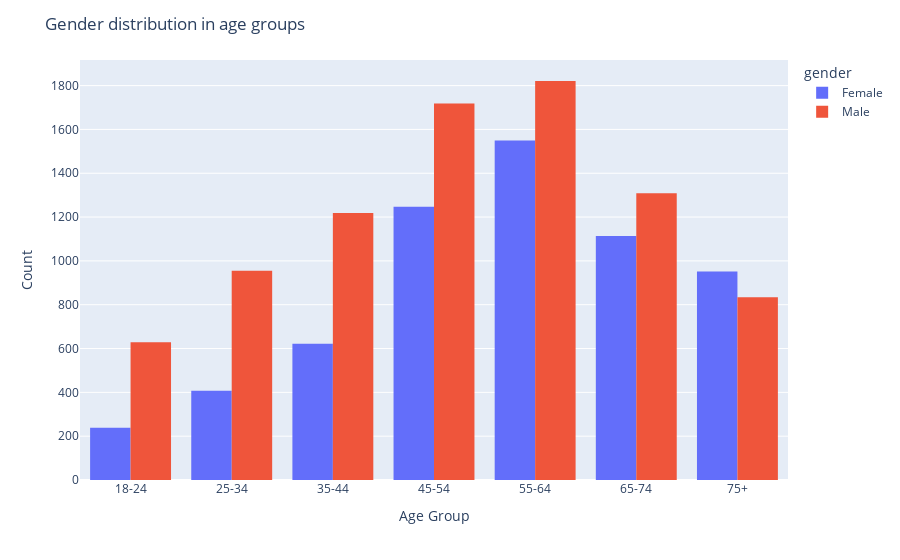

This figure's notebook cell:
### Code cell
import plotly.express as px

# Create a count plot for the age groups and gender
fig = px.histogram(profile_df, x="age_group", color="gender",
                   category_orders={"age_group": ['18-24', '25-34', '35-44', '45-54', '55-64', '65-74', '75+']})

# Set plot title and labels
fig.update_layout(title_text='Gender distribution in age groups',
                  xaxis_title='Age Group', yaxis_title='Count', barmode='group')

fig.show()

### Figure 1 — Plotly figure (JSON) as saved in the notebook; plotly's stock layout.template omitted (floating-point values rounded to 4 significant figures; data arrays with more than 128 entries replaced by an {"elided": "..."} marker saying what was removed)
{"data": [{"alignmentgroup": "True", "bingroup": "x", "hovertemplate": "gender=Female<br>age_group=%{x}<br>count=%{y}<extra></extra>", "legendgroup": "Female", "marker": {"color": "#636efa", "pattern": {"shape": ""}}, "name": "Female", "offsetgroup": "Female", "orientation": "v", "showlegend": true, "type": "histogram", "x": {"elided": "6129 str values"}, "xaxis": "x", "yaxis": "y"}, {"alignmentgroup": "True", "bingroup": "x", "hovertemplate": "gender=Male<br>age_group=%{x}<br>count=%{y}<extra></extra>", "legendgroup": "Male", "marker": {"color": "#EF553B", "pattern": {"shape": ""}}, "name": "Male", "offsetgroup": "Male", "orientation": "v", "showlegend": true, "type": "histogram", "x": {"elided": "8484 str values"}, "xaxis": "x", "yaxis": "y"}], "layout": {"barmode": "group", "legend": {"title": {"text": "gender"}, "tracegroupgap": 0}, "margin": {"t": 60}, "title": {"text": "Gender distribution in age groups"}, "xaxis": {"anchor": "y", "categoryarray": ["18-24", "25-34", "35-44", "45-54", "55-64", "65-74", "75+"], "categoryorder": "array", "domain": [0, 1], "title": {"text": "Age Group"}}, "yaxis": {"anchor": "x", "domain": [0, 1], "title": {"text": "Count"}}}}
